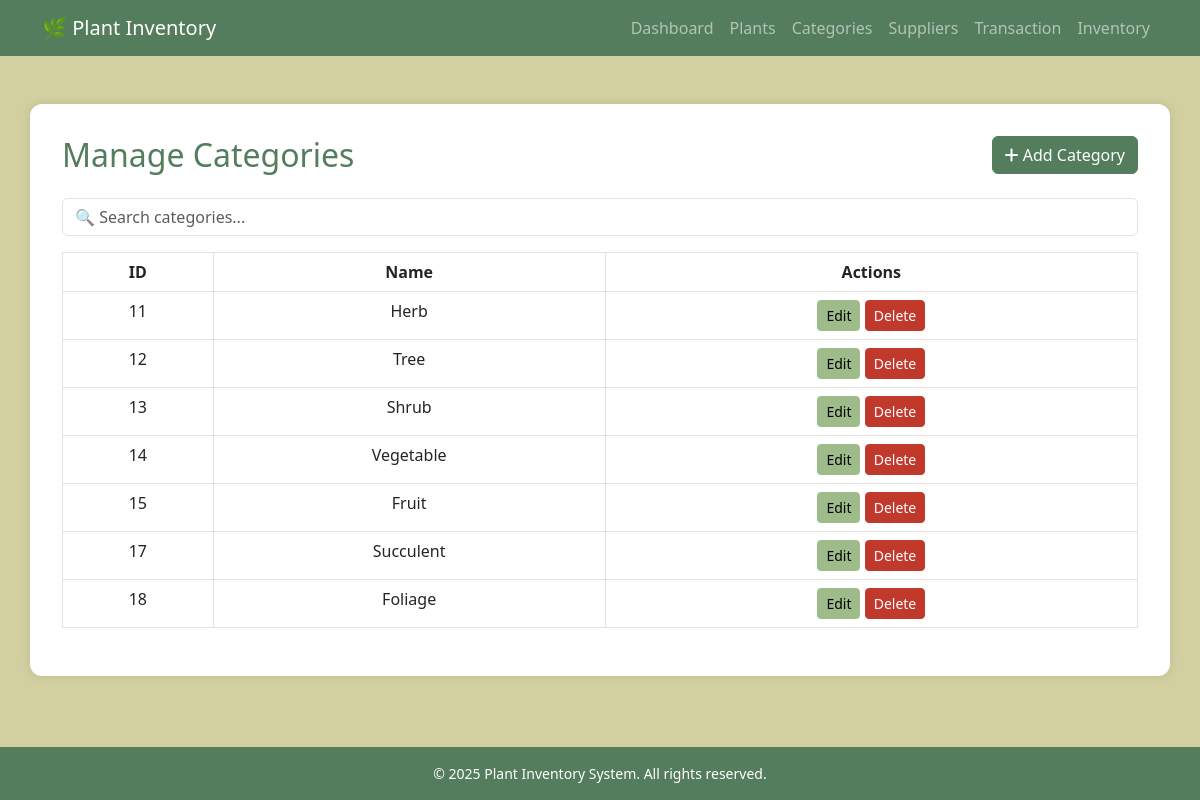
Screenshot of /manage_categories.php (signed in) with the database file from the repository.
### tables this page shows
CREATE TABLE `category` (
  `category_id` int(11) NOT NULL,
  `category_name` varchar(50) NOT NULL
);

### manage_categories.php (the view, shortened to what this page needs)
<?php
include 'navbar.php';
include 'auth.php';
$result = $conn->query("SELECT * FROM category");
?>
<!DOCTYPE html>
<html lang="en">
<head>
    <link href="https://cdn.jsdelivr.net/npm/bootstrap@5.3.0/dist/css/bootstrap.min.css" rel="stylesheet">
    <link rel="stylesheet" href="https://cdnjs.cloudflare.com/ajax/libs/font-awesome/6.5.0/css/all.min.css">
</head>
<body>
<main>
    <div class="container main">
        <div class="d-flex justify-content-between align-items-center mb-4">
            <h2 class="m-0">Manage Categories</h2>
            <a href="add_category.php" class="btn btn-success"><i class="fa-solid fa-plus"></i> Add Category</a>
        </div>
        <div class="row mb-3">
            <div class="col-12">
                <input type="text" id="searchInput" class="form-control" placeholder="🔍 Search categories...">
            </div>
        </div>
        <div class="table-responsive">
            <table class="table table-bordered text-center">
                <thead>
                    <tr>
                        <th>ID</th>
                        <th>Name</th>
                        <th>Actions</th>
                    </tr>
                </thead>
                <tbody>
                    <?php while($row = $result->fetch_assoc()): ?>
                    <tr>
                        <td><?= $row['category_id'] ?></td>
                        <td><?= $row['category_name'] ?></td>
                        <td>
                            <a href="edit_category.php?id=<?= $row['category_id'] ?>" class="btn btn-sm btn-warning">Edit</a>
                            <button class="btn btn-sm btn-danger" onclick="confirmDelete(<?= $row['category_id'] ?>)">Delete</button>
                        </td>
                    </tr>
                    <?php endwhile; ?>
                </tbody>
            </table>
        </div>
    </div>
</main>
<?php include 'footer.php'; ?>
</body>
</html>

### manage_categories.php (style rules this page uses)
body { background-color: #D2D0A0; font-family: 'Segoe UI', sans-serif; display: flex; flex-direction: column; height: 100%; }
main { flex: 1; }
h2 { color: #537D5D; }
.btn-success { background-color: #537D5D; border-color: #537D5D; }
.btn-warning { background-color: #9EBC8A; border-color: #9EBC8A; color: black; }
.btn-danger { background-color: #C0392B; border-color: #C0392B; }
.container.main { background-color: white; padding: 2rem; margin-top: 3rem; border-radius: 12px; box-shadow: 0 0 10px rgba(0,0,0,0.1); }
.table thead { background-color: #73946B; color: white; }

### rows the page displays
category: category_id "11", category_name "Herb"
category: category_id "12", category_name "Tree"
category: category_id "13", category_name "Shrub"
category: category_id "14", category_name "Vegetable"
category: category_id "15", category_name "Fruit"
category: category_id "17", category_name "Succulent"
category: category_id "18", category_name "Foliage"
